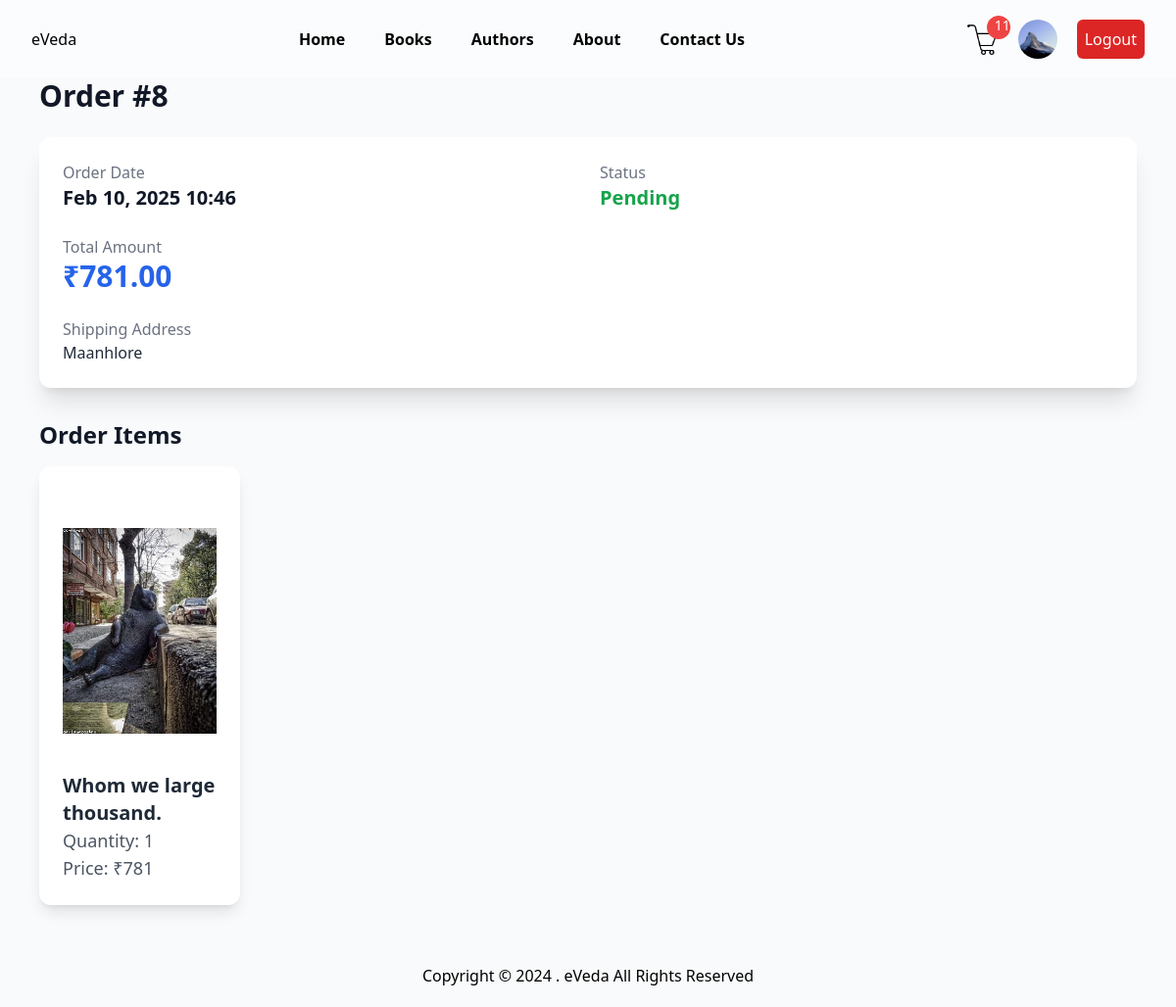
/order/8/ (signed in), run on the app's committed database.
### ebooks_app/models.py (models this page shows, shortened)
class User(AbstractUser):
    email = models.EmailField(unique=True)  # Email as a unique identifier
    username = models.CharField(max_length=150, blank=True, null=True)  # Make username optional
    profile_picture = models.ImageField(upload_to='user_profiles/', blank=True, null=True)  # Profile picture
    location = models.CharField(max_length=255, blank=True, null=True)  # User location
    phone = models.CharField(max_length=10, blank=True, null=True)
    is_admin = models.BooleanField(default=False)
    USERNAME_FIELD = 'email'
    REQUIRED_FIELDS = ['username']
    class Meta:
        verbose_name = "User"
        verbose_name_plural = "Users"

class Order(models.Model):
    user = models.ForeignKey(User, on_delete=models.CASCADE)
    books = models.ManyToManyField(Book, through='OrderItem')
    total_amount = models.DecimalField(max_digits=10, decimal_places=2)
    order_date = models.DateTimeField(auto_now_add=True)
    status = models.CharField(max_length=50, choices=[('pending', 'Pending'), ('completed', 'Completed')])
    shipping_address = models.TextField()
    receipt_id = models.CharField(max_length=255, blank=True)
    razorpay_payment_id = models.CharField(max_length=255, blank=True)

class OrderItem(models.Model):
    order = models.ForeignKey('Order', related_name='order_items',on_delete=models.CASCADE)
    book = models.ForeignKey(Book, on_delete=models.CASCADE)
    quantity = models.PositiveIntegerField(default=1)
    def get_total_price(self):
        return self.book.price * self.quantity

class Book(models.Model):
    Book_id=models.UUIDField(primary_key=True,default=uuid.uuid4,editable=False)
    title = models.CharField(max_length=255)
    author = models.ForeignKey(Author, on_delete=models.CASCADE)
    description = models.TextField()
    published_date = models.DateField()
    price = models.PositiveIntegerField(default=0)
    status = models.CharField(
        max_length=20,
        choices=[('draft', 'Draft'), ('published', 'Published')],
    )
    category = models.ForeignKey(Category, on_delete=models.CASCADE)
    cover_image = models.ImageField(upload_to='book_covers/', blank=True)
    is_trending = models.BooleanField(default=False)  # For trending books
    is_best_seller = models.BooleanField(default=False)  # For best sellers
    added_on = models.DateTimeField(default=timezone.now)  # Date when book is added to the store
    sales_count = models.PositiveIntegerField(default=0)  # To track sales for best sellers

### ebooks_app/views.py (the view)
# urls.py: path('order/<int:order_id>/', views.order_detail, name='order_detail'),
@login_required(login_url='/login/')
def order_detail(request, order_id):
    order = get_object_or_404(Order, id=order_id)
    order_items = order.order_items.all()
    return render(request, 'pages/order_detail.html', {'order': order, 'order_items': order_items})

### ebooks_app/context_processors.py (called while the page is built)
def cart_context(request):
    if request.user.is_authenticated:
        try:
            cart = Cart.objects.get(user=request.user)
            total_items = cart.get_total_items()
            return {'cart_item_count': total_items}
        except Cart.DoesNotExist:
            return {'cart_item_count': 0}
    return {'cart_item_count': 0}

### ebooks_app/models.py (called while the page is built)
    def get_total_items(self):
        return sum(item.quantity for item in self.items.all())

### ebooks_app/templates/pages/order_detail.html
{% extends 'master_page.html' %} {% block title %}Order #{{ order.id }}{% endblock %} {% block content %}
<div class="w-full px-3 lg:px-10">
    <h1 class="text-3xl font-extrabold text-gray-900 mb-6">Order #{{ order.id }}</h1>
    <div class="bg-white p-6 shadow-xl rounded-xl mb-8">
        <div class="grid grid-cols-1 md:grid-cols-2 gap-6">
            <div>
                <p class="text-gray-500">Order Date</p>
                <p class="text-xl font-semibold text-gray-900">{{ order.order_date|date:"M d, Y H:i" }}</p>
            </div>
            <div>
                <p class="text-gray-500">Status</p>
                <p class="text-xl font-semibold text-green-600">{{ order.get_status_display }}</p>
            </div>
        </div>
        <div class="mt-6">
            <p class="text-gray-500">Total Amount</p>
            <p class="text-3xl font-bold text-blue-600">₹{{ order.total_amount }}</p>
        </div>
        <div class="mt-6">
            <p class="text-gray-500">Shipping Address</p>
            <p class="text-gray-800">{{ order.shipping_address }}</p>
        </div>
    </div>
    <h2 class="text-2xl font-extrabold text-gray-900 mb-4">Order Items</h2>
    <div class="grid grid-cols-1 sm:grid-cols-2 lg:grid-cols-5 gap-6">
        {% for item in order_items %}
        <div class="bg-white p-6 shadow-lg rounded-xl hover:shadow-2xl transition duration-300">
            <div class="h-72 overflow-hidden ">
                <img class="w-full h-full object-contain rounded-lg" src="{{ item.book.cover_image.url}}" alt="{{ item.book.title }}">
            </div>
            <div>
                <p class="text-xl font-semibold text-gray-800">{{ item.book.title }}</p>
                <p class="text-lg text-gray-600">Quantity: {{ item.quantity }}</p>
                <p class="text-lg text-gray-600">Price: ₹{{ item.get_total_price }}</p>
            </div>
        </div>
        {% endfor %}
    </div>
</div>
{% endblock %}

### ebooks_app/templates/layout/navbar.html (shortened to what this page needs)
{% load static %}
<header class="bg-white bg-opacity-30 w-full z-50" id="navbar">
    <div class="px-4 mx-auto sm:px-6 lg:px-8 " id="navbarColor">
        <div class="flex items-center justify-between h-16 lg:h-20 ">
            <div class="flex-shrink-0">
                <a href="{% url 'home' %}" title="" class="flex">
                    <div class="flex items-center justify-center">
                        <h1>eVeda</h1>
                    </div>
                </a>
            </div>
            <div class="hidden lg:flex lg:items-center lg:justify-center lg:space-x-10 font-heading font-bold">
                <a href="{% url 'home' %}" title="" class="text-base text-black transition-all duration-200 hover:text-opacity-80">
            Home</a
          >
          <a
          href="{% url 'all_books' %}"
            title=""
            class="text-base text-black transition-all duration-200 hover:text-opacity-80"
          >
           Books
          </a>
                <a href="{% url 'authors' %}" title="" class="text-base text-black transition-all duration-200 hover:text-opacity-80">Authors
                </a>
                <a href="{% url 'about' %}" title="" class="text-base text-black transition-all duration-200 hover:text-opacity-80">About
                </a>
                <a href="{% url 'contact' %}" title="" class="text-base text-black transition-all duration-200 hover:text-opacity-80">
            Contact Us
          </a>
            </div>
            {% if not request.user.is_authenticated %}
            <a href="{% url 'login' %}" title="" class="hidden lg:inline-flex items-center justify-center px-5 py-2.5 text-base transition-all duration-200 hover:bg-yellow-300 hover:text-black focus:text-black focus:bg-yellow-300 font-semibold text-white bg-black rounded-full"
                role="button">
          Log In
        </a> {% else %}
            <div class="hidden lg:flex justify-center items-center gap-5">
                <a href="{% url 'view_cart' %}" class="relative">
                    <img src="{% static 'assets/cart.png' %}" alt="cart" class="w-8 h-auto">{% if cart_item_count > 0 %}
                    <span class="absolute -top-2 left-5 bg-red-500 text-white text-sm rounded-full px-2 w-6 h-6">
                  {{ cart_item_count }}
              </span> {% endif %}
                </a>
                <a href="{% url 'profile' %}">
                    <img src="{% if user.profile_picture %}{{ user.profile_picture.url }}{% else %}/static/assets/user.png{% endif %}" alt="profile" class="w-10 h-10 rounded-full">
                </a>
                <a class="bg-red-600  px-2 py-2 rounded-md text-white font-medium font-paragraph" href="{% url 'logout' %}">Logout</a>
            </div> {% endif %}
        </div>
    </div>
</header>

### data on the page
User: profile_picture (picture)
Order: id "8", order_date "Feb 10, 2025 10:46", status "Pending", total_amount "781.00", shipping_address "Maanhlore"
OrderItem: book.cover_image (picture), book "Whom we large thousand.", quantity "1", get_total_price "781"

### other printed values
{{ cart_item_count }} "11"
